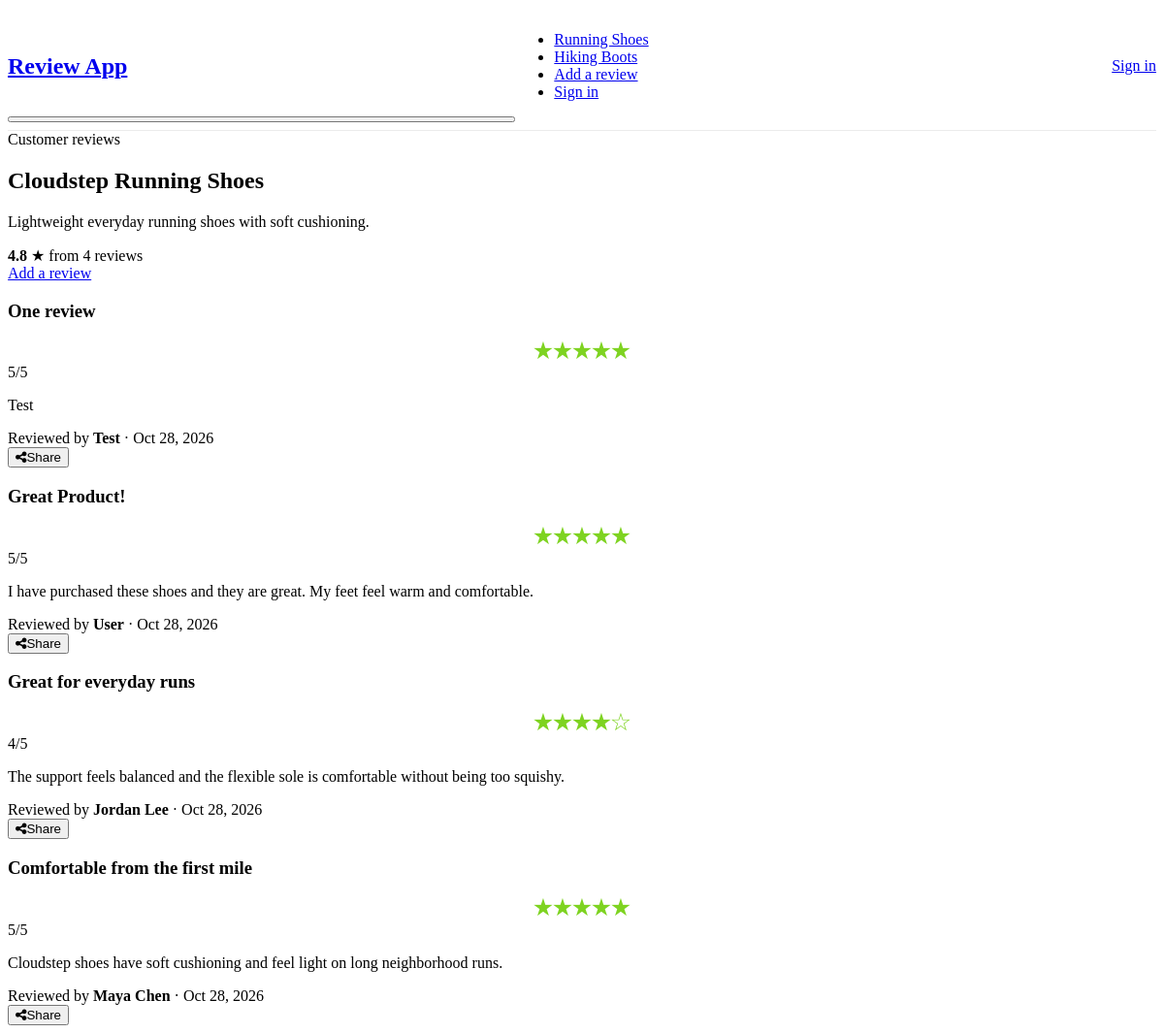
/products/cloudstep, run on the app's committed database.
### models.py (models this page shows)
class Review(db.Model):
    __tablename__ = "reviews"
    __table_args__ = (
        db.CheckConstraint("rating >= 1 AND rating <= 5", name="check_review_rating"),
        db.UniqueConstraint("user_id", "product_id", name="uq_review_user_product"),
    )
    id = db.Column(db.Integer, primary_key=True)
    user_id = db.Column(db.Integer, db.ForeignKey("users.id"), nullable=True, index=True)
    product_id = db.Column(db.String(40), nullable=False, default="aurora")
    reviewer_name = db.Column(db.String(120), nullable=False)
    title = db.Column(db.String(200), nullable=False)
    content = db.Column(db.Text, nullable=False)
    rating = db.Column(db.Integer, nullable=False)
    approved = db.Column(db.Boolean, nullable=False, default=True, server_default="1")
    created_at = db.Column(
        db.DateTime(timezone=True),
        nullable=False,
        default=lambda: datetime.now(timezone.utc),
    )
    author = db.relationship("User", back_populates="reviews")

### controllers/review.py (the view)
@main.route('/products/<product_id>')
def product(product_id):
    product = get_product(product_id)
    reviews = Review.query.filter_by(product_id=product_id, approved=True).order_by(Review.created_at.desc()).all()
    review_count = len(reviews)
    review_average = round(sum(review.rating for review in reviews) / review_count, 1) if review_count else None
    return render_template(
        'index.html',
        product_id=product_id,
        product=product,
        reviews=reviews,
        review_count=review_count,
        review_average=review_average,
    )

### controllers/shared.py (called while the page is built)
def get_product(product_id):
    product = PRODUCTS.get(product_id)
    if product is None:
        abort(404)
    return product

def current_user():
    user_id = session.get('user_id')
    return db.session.get(User, user_id) if user_id is not None else None

@main.before_app_request
def load_current_user():
    g.current_user = current_user()

@main.context_processor
def add_template_user():
    user = g.get('current_user')
    user_review = None
    product_id = request.view_args.get('product_id') if request.view_args else None
    if user is not None and product_id:
        user_review = Review.query.filter_by(
            product_id=product_id,
            user_id=user.id,
        ).first()
    return {'current_user': user, 'user_review': user_review}

### templates/index.html (shortened to what this page needs)
{% extends "base.html" %}
{% block content %}
<main class="container py-4">
    <section class="card mb-4">
        <div class="card-body d-flex flex-wrap justify-content-between align-items-center gap-3">
            <div>
                <span class="badge bg-secondary mb-2">Customer reviews</span>
                <h2 class="mb-1">{{ product.name }}</h2>
                <p class="text-muted mb-0">{{ product.description }}</p>
                {% if review_average is not none %}
                    <div class="d-flex align-items-center gap-2 mt-3" aria-label="Average rating: {{ review_average }} out of 5 from {{ review_count }} reviews">
                        <strong class="fs-5">{{ '%.1f'|format(review_average) }}</strong>
                        <span class="text-warning" aria-hidden="true">★</span>
                        <span class="text-muted">from {{ review_count }} review{{ '' if review_count == 1 else 's' }}</span>
                    </div>
                {% else %}
                    <p class="text-muted mt-3 mb-0">No ratings yet</p>
                {% endif %}
            </div>
            {% if user_review %}
                <a class="btn btn-primary" href="{{ url_for('main.edit_review', review_id=user_review.id) }}">Edit my review</a>
            {% else %}
                <a class="btn btn-primary" href="{{ url_for('main.add', product_id=product_id) }}">Add a review</a>
            {% endif %}
        </div>
    </section>
    {% if reviews %}
        <div class="row">
            {% for review in reviews %}
                <article id="review-{{ review.id }}" class="col-12 mb-3 review-entry">
                    <div class="card review-card">
                        <div class="card-body">
                            <div class="d-flex flex-wrap justify-content-between align-items-start gap-3 mb-3">
                                <h3 class="card-title mb-0">{{ review.title }}</h3>
                                <div class="d-flex align-items-center gap-2">
                                    <div class="rating star-icon value-{{ review.rating }} mb-0"
                                         role="img" aria-label="Rating: {{ review.rating }} out of 5">
                                        <div class="star-container" aria-hidden="true">
                                            {% for _ in range(5) %}
                                                <div class="star icon">
                                                    <i class="star-empty"></i>
                                                    <i class="star-filled"></i>
                                                </div>
                                            {% endfor %}
                                        </div>
                                    </div>
                                    <span class="text-muted">{{ review.rating }}/5</span>
                                </div>
                            </div>
                            <p class="mb-3">{{ review.content }}</p>
                            <footer class="d-flex flex-wrap justify-content-between align-items-center gap-2 text-muted">
                                <div>
                                    <span>Reviewed by <strong>{{ review.reviewer_name }}</strong></span>
                                    <span aria-hidden="true"> · </span>
                                    <time datetime="{{ review.created_at.isoformat() }}">
                                        {{ review.created_at.strftime('%b %d, %Y') }}
                                    </time>
                                </div>
                                <div class="d-flex gap-2">
                                    <button class="btn btn-sm btn-outline-secondary review-share"
                                            type="button"
                                            data-url="{{ url_for('main.product', product_id=product_id, _external=True) }}#review-{{ review.id }}"
                                            data-title="{{ review.title|e }}"
                                            aria-label="Share review: {{ review.title|e }}">
                                        <i class="fa fa-share-alt me-1" aria-hidden="true"></i><span>Share</span>
                                    </button>
                                </div>
                            </footer>
                        </div>
                    </div>
                </article>
            {% endfor %}
        </div>
    {% else %}
        <p>No reviews for {{ product.name }} yet. Be the first to add one!!</p>
    {% endif %}
</main>
{% endblock %}

### templates/base.html (shortened to what this page needs)
<!DOCTYPE html>
<html lang="en">
    <head>
        <link href="https://cdn.jsdelivr.net/npm/halfmoon@2.0.2/css/halfmoon.min.css" rel="stylesheet">
        <link href="https://cdn.jsdelivr.net/npm/halfmoon@2.0.2/css/cores/halfmoon.modern.css" rel="stylesheet">
        <link rel="stylesheet" href="{{ url_for('static', filename='vendor/css-star-rating/star-rating.min.css') }}">
        <link rel="stylesheet" href="{{ url_for('static', filename='styles/style.css') }}">
        <link rel="stylesheet" href="https://cdnjs.cloudflare.com/ajax/libs/font-awesome/4.7.0/css/font-awesome.min.css">
    </head>
    <body>
        {% block navigation %}
        <nav class="navbar navbar-expand-lg site-navbar" aria-label="Main navigation">
            <div class="container-fluid site-navbar-inner">
                <h1 class="site-brand-heading"><a class="navbar-brand" href="{{ url_for('main.index') }}">Review App</a></h1>
                <button class="navbar-toggler" type="button" data-bs-toggle="collapse"
                    data-bs-target="#main-navigation" aria-controls="main-navigation"
                    aria-expanded="false" aria-label="Toggle navigation">
                </button>
                <div class="collapse navbar-collapse site-nav-collapse" id="main-navigation">
                    <ul class="navbar-nav site-nav-links">
                        <li class="nav-item"><a class="nav-link{% if product_id == 'cloudstep' %} active{% endif %}" {% if product_id == 'cloudstep' %}aria-current="page"{% endif %} href="{{ url_for('main.product', product_id='cloudstep') }}">Running Shoes</a></li>
                        <li class="nav-item"><a class="nav-link"  href="{{ url_for('main.product', product_id='trailbound') }}">Hiking Boots</a></li>
                        {% if product_id %}
                            <li class="nav-item">
                                {% if user_review %}
                                    <a class="nav-link" href="{{ url_for('main.edit_review', review_id=user_review.id) }}">Edit my review</a>
                                {% else %}
                                    <a class="nav-link" href="{{ url_for('main.add', product_id=product_id) }}">Add a review</a>
                                {% endif %}
                            </li>
                        {% endif %}
                        {% if current_user %}
                            <li class="nav-item d-lg-none"><a class="nav-link" href="{{ url_for('main.account') }}">Account &amp; reviews</a></li>
                            <li class="nav-item d-lg-none">
                                <form method="post" action="{{ url_for('main.logout') }}">
                                    <button class="nav-link border-0 bg-transparent" type="submit">Sign out</button>
                                </form>
                            </li>
                        {% else %}
                            <li class="nav-item d-lg-none"><a class="nav-link" href="{{ url_for('main.login') }}">Sign in</a></li>
                        {% endif %}
                    </ul>
                </div>
                {% if current_user %}
                    <div class="dropdown d-none d-lg-block site-account">
                        <button class="nav-account dropdown-toggle d-flex align-items-center gap-2"
                                type="button" data-bs-toggle="dropdown" aria-expanded="false">
                            <span class="account-avatar" aria-hidden="true">{{ current_user.display_name[:1]|upper }}</span>
                            <span class="account-name">
                                {{ current_user.display_name }}
                                {% if current_user.role == 'admin' %}<small class="account-role">Admin</small>{% endif %}
                            </span>
                        </button>
                        <div class="dropdown-menu dropdown-menu-end account-menu">
                            <div class="account-menu-header">
                                <strong>{{ current_user.display_name }}</strong>
                                <small>{{ current_user.email }}</small>
                            </div>
                            <a class="dropdown-item" href="{{ url_for('main.account') }}">
                                <i class="fa fa-user-o me-2" aria-hidden="true"></i>Account &amp; reviews
                            </a>
                            {% if current_user.role == 'admin' %}
                                <a class="dropdown-item{% if request.endpoint == 'main.admin_reviews' %} active{% endif %}" href="{{ url_for('main.admin_reviews') }}">
                                    <i class="fa fa-check-square-o me-2" aria-hidden="true"></i>Manage reviews
                                </a>
                            {% endif %}
                            <div class="dropdown-divider"></div>
                            <form method="post" action="{{ url_for('main.logout') }}">
                                <button class="dropdown-item text-danger" type="submit">
                                    <i class="fa fa-sign-out me-2" aria-hidden="true"></i>Sign out
                                </button>
                            </form>
                        </div>
                    </div>
                {% else %}
                    <a class="btn btn-outline-primary d-none d-lg-inline-flex site-sign-in" href="{{ url_for('main.login') }}">Sign in</a>
                {% endif %}
            </div>
        </nav>
        {% endblock %}
        {% block content %}{% endblock %}
    </body>
</html>

### static/styles/style.css (style rules this page uses)
.site-navbar { min-height: 4.25rem; padding: 0.5rem 0; border-bottom: 1px solid rgba(0, 0, 0, 0.08); }
@media (min-width: 992px) { .site-navbar-inner { display: grid; grid-template-columns: minmax(0, 1fr) auto minmax(0, 1fr); align-items: center; } }
@media (min-width: 992px) { .site-navbar-inner > .site-brand-heading { grid-column: 1; grid-row: 1; } }
@media (min-width: 992px) { .site-nav-collapse { grid-column: 2; grid-row: 1; } }
@media (min-width: 992px) { .site-nav-links { flex-wrap: nowrap; } }
@media (min-width: 992px) { .site-account, .site-sign-in { grid-column: 3; grid-row: 1; justify-self: end; } }
.review-entry { scroll-margin-top: 1.5rem; }
.review-card { transition: border-color 180ms ease, box-shadow 180ms ease; }

### data on the page
Review: title "One review", rating "5", content "Test", reviewer_name "Test", created_at "Oct 28, 2026"
Review: title "Great Product!", rating "5", content "I have purchased these shoes and they are great. My feet feel warm and comfortable.", reviewer_name "User", created_at "Oct 28, 2026"
Review: title "Great for everyday runs", rating "4", content "The support feels balanced and the flexible sole is comfortable without being too squishy.", reviewer_name "Jordan Lee", created_at "Oct 28, 2026"
Review: title "Comfortable from the first mile", rating "5", content "Cloudstep shoes have soft cushioning and feel light on long neighborhood runs.", reviewer_name "Maya Chen", created_at "Oct 28, 2026"

### other printed values
{{ product.name }} "Cloudstep Running Shoes"
{{ product.description }} "Lightweight everyday running shoes with soft cushioning."
{{ '%.1f'|format(review_average) }} "4.8"
{{ review_count }} "4"
{{ '' if review_count == 1 else 's' }} "s"
